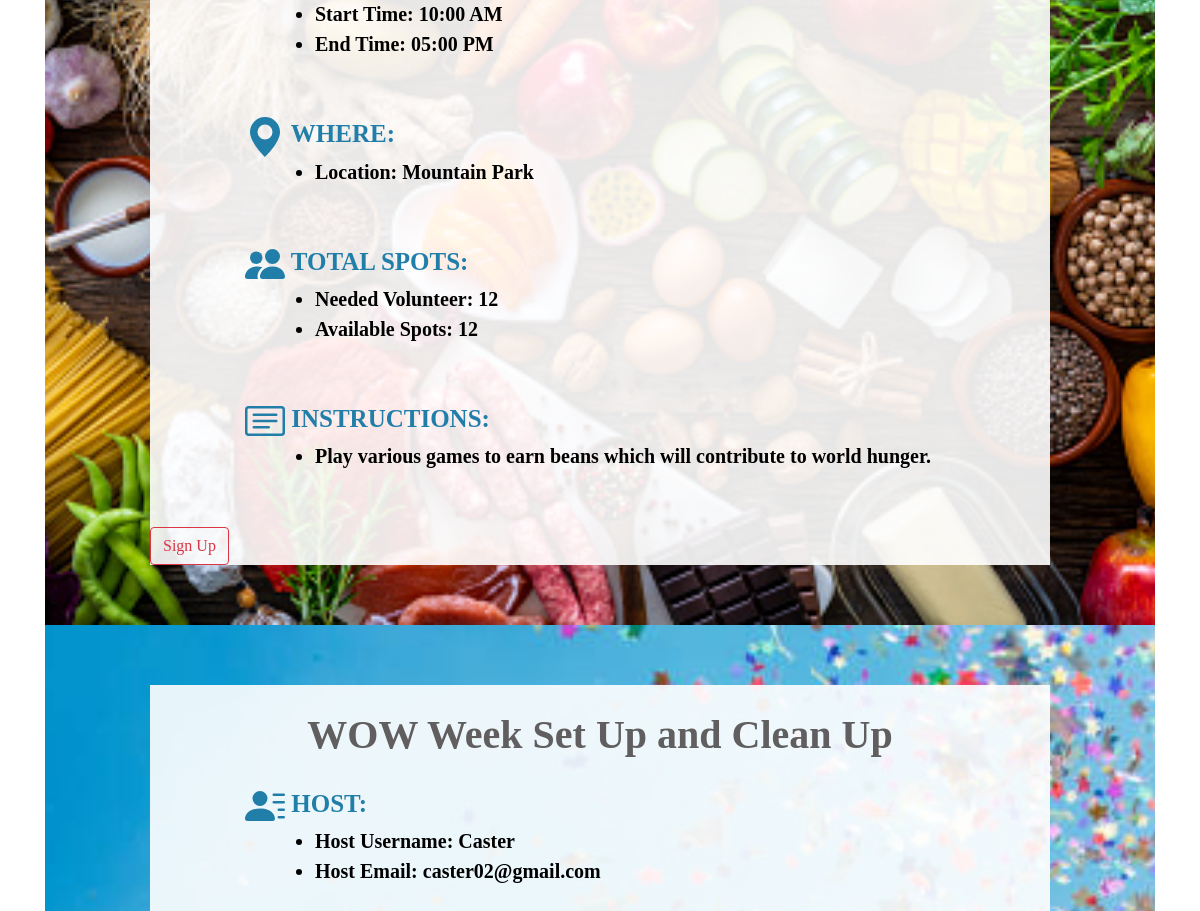
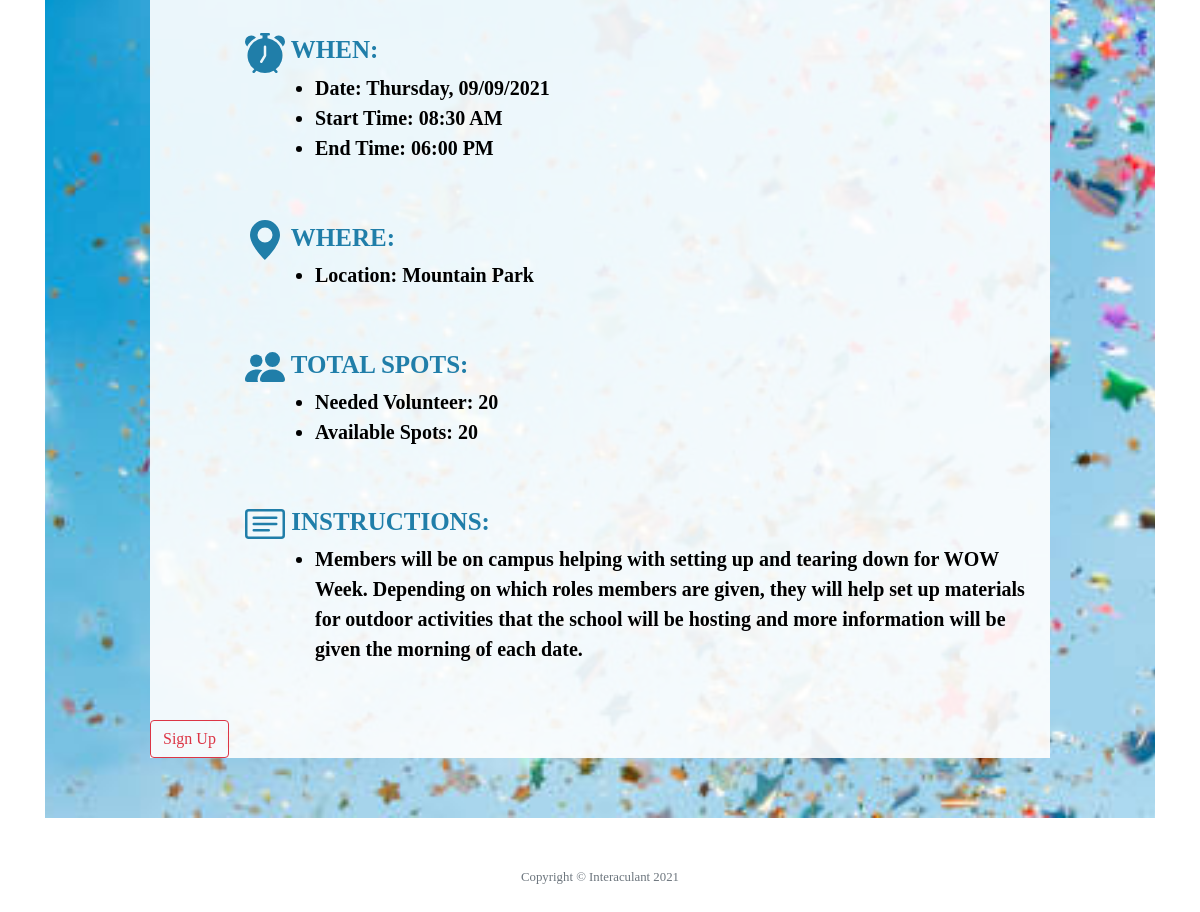
The page /services (signed in, lower part) on the database as committed earlier (2 pictures, top to bottom).
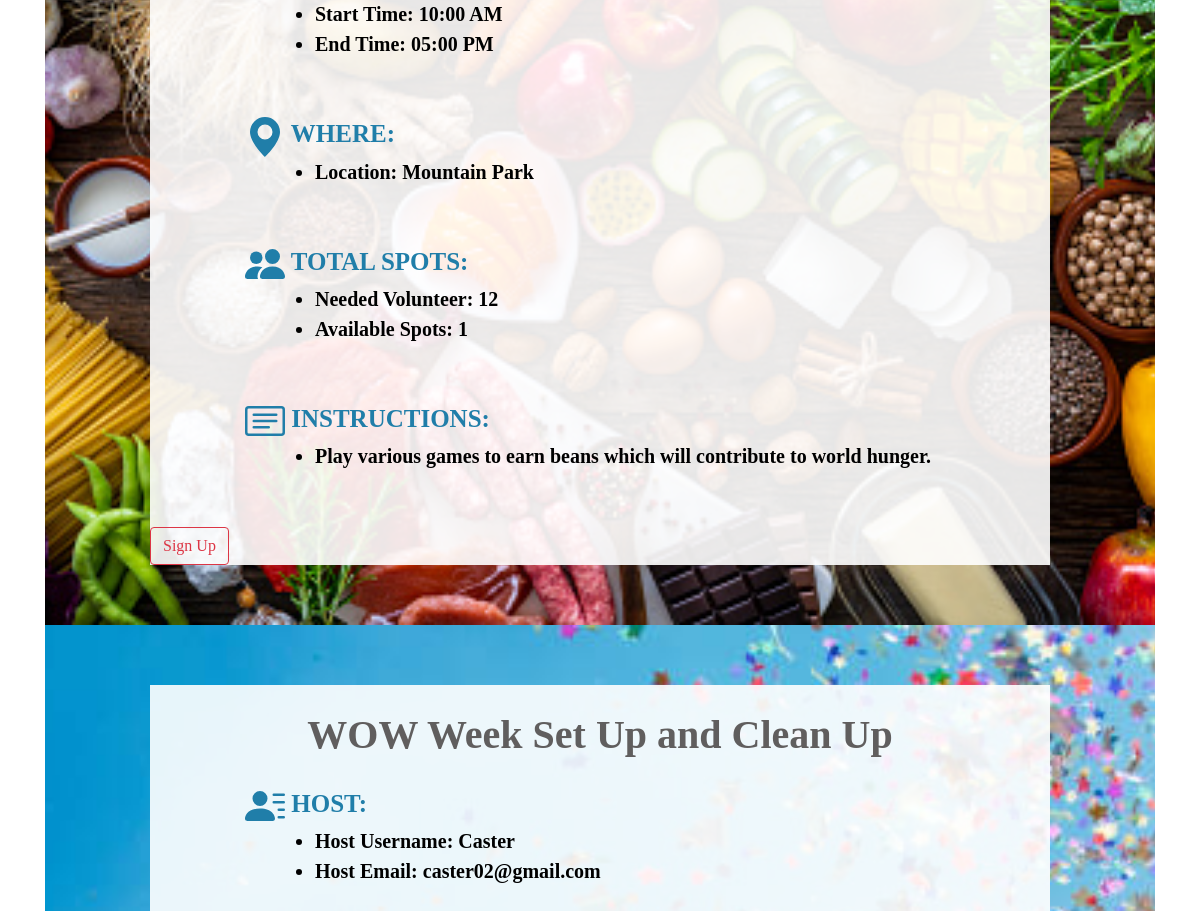
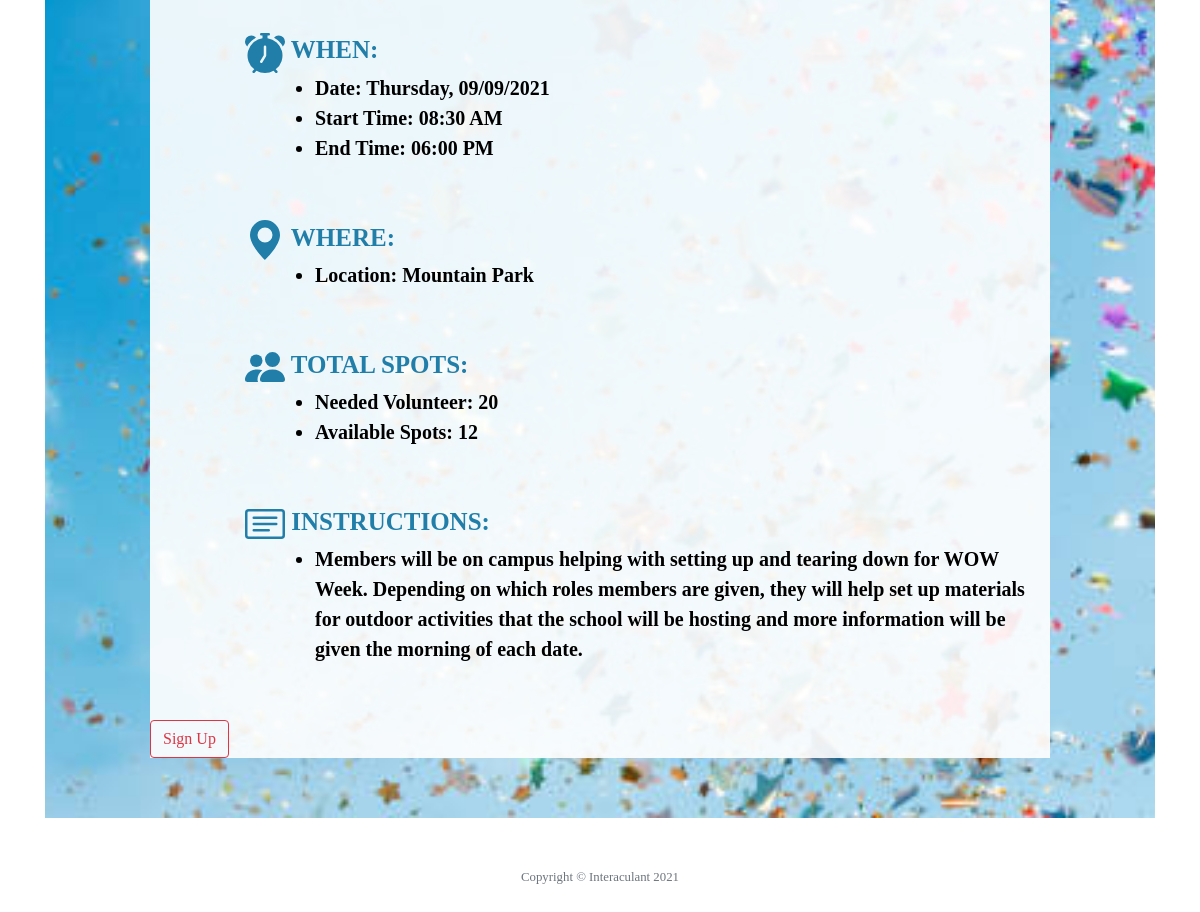
The same page on the database as committed later (2 pictures, top to bottom).
### tables this page shows
CREATE TABLE services (id INTEGER, user_id INTEGER, theme TEXT NOT NULL, title TEXT NOT NULL, host_username TEXT NOT NULL, host_email TEXT NOT NULL, date TEXT NOT NULL, start_time TEXT NOT NULL, end_time TEXT NOT NULL, location TEXT NOT NULL, total_volunteer INTEGER NOT NULL, available INTEGER NOT NULL, instruction TEXT NOT NULL, PRIMARY KEY(id) FOREIGN KEY(user_id) REFERENCES users(id));

### app.py (the view)
@app.route("/services", methods=["GET", "POST"])
@login_required
def services():
    con = sqlite3.connect("volunteer.db")
    con.row_factory = dict_factory
    db = con.cursor()
    services = db.execute("SELECT * FROM services").fetchall()
    con.commit()
    con.close()
    return render_template("services.html", services=services)

### app.py (called while the page is built)
@app.after_request
def after_request(response):
    response.headers["Cache-Control"] = "no-cache, no-store, must-revalidate"
    response.headers["Expires"] = 0
    response.headers["Pragma"] = "no-cache"
    return response

### helper.py (called while the page is built)
def dict_factory(cursor, row):
    d = {}
    for idx,col in enumerate(cursor.description):
        d[col[0]] = row[idx]
    return d

def login_required(f):
    @wraps(f)
    def decorated_function(*args, **kwargs):
        if session.get("user_id") is None:
            return redirect("/login")
        return f(*args, **kwargs)
    return decorated_function

### templates/services.html (shortened to what this page needs)
{% extends "layout.html" %}
{% block main %}
    <section>
        <div class="container">
            {% for service in services %}
                {% if service.theme == 'Celebration' %}
                    <div class="service-events-background" style="background-image: url(/static/image/Celebration.jpg);">
                {% elif service.theme == 'Foodie' %}
                    <div class="service-events-background" style="background-image: url(/static/image/Foodie.jpg);">
                {% elif service.theme == 'Education' %}
                    <div class="service-events-background" style="background-image: url(/static/image/Education.jpg);">
                {% endif %}
                        <div class="service-events">
                            <div class="service-events-title">
                                {{service.title}}
                            </div>
                            <div class="service-events-info-timestamp">
                                HOST:
                                <div class="service-events-information">
                                    <ul>
                                        <li>
                                            Host Username: {{service.host_username}}
                                        </li>
                                        <li>
                                            Host Email: {{service.host_email}}
                                        </li>
                                    </ul>
                                </div>
                            </div>
                            <div class="service-events-info-timestamp">
                                WHEN:
                                <div class="service-events-information">
                                    <ul>
                                        <li>
                                            Date: {{service.date}}
                                        </li>
                                        <li>
                                            Start Time: {{service.start_time}}
                                        </li>
                                        <li>
                                            End Time: {{service.end_time}}
                                        </li>
                                    </ul>
                                </div>
                            </div>
                            <div class="service-events-info-timestamp">
                                <svg xmlns="http://www.w3.org/2000/svg" width="40px" height="auto" fill="currentColor" class="bi bi-geo-alt-fill" viewBox="0 0 16 16">
                                    <path d="M8 16s6-5.686 6-10A6 6 0 0 0 2 6c0 4.314 6 10 6 10zm0-7a3 3 0 1 1 0-6 3 3 0 0 1 0 6z"/>
                                </svg>
                                WHERE:
                                <div class="service-events-information">
                                    <ul>
                                        <li>
                                            Location: {{service.location}}
                                        </li>
                                    </ul>
                                </div>
                            </div>
                            <div class="service-events-info-timestamp">
                                TOTAL SPOTS:
                                <div class="service-events-information">
                                    <ul>
                                        <li>
                                            Needed Volunteer: {{service.total_volunteer}}
                                        </li>
                                        <li>
                                            Available Spots: <span id='{{service.id}}'>{{service.available}}</span>
                                        </li>
                                    </ul>
                                </div>
                            </div>
                            <div class="service-events-info-timestamp">
                                INSTRUCTIONS:
                                <div class="service-events-information">
                                    <ul>
                                        <li>
                                            {{service.instruction}}
                                        </li>
                                    </ul>
                                </div>
                            </div>
                            <div style="margin: auto;">
                                <button type="button" class="btn btn-outline-danger" onclick="availability('{{service.id}}')">Sign Up</button>
                            </div>
                        </div>
                    </div>
            {% endfor %}
        </div>
    </section>
{% endblock %}

### templates/layout.html (shortened to what this page needs)
<!DOCTYPE html>
<html lang="en">
<head>
    <link rel="stylesheet" href="https://cdn.jsdelivr.net/npm/bootstrap@4.5.3/dist/css/bootstrap.min.css">
    <link href="/static/login_register.css" rel="stylesheet">
    <link href="/static/landing.css" rel="stylesheet">
    <link href="/static/services.css" rel="stylesheet">
    <link href="/static/contact.css" rel="stylesheet">
    <link href="/static/create_service.css" rel="stylesheet">
</head>
<body>
    <main>
        {% block main %}{% endblock %}
    </main>
    <footer class="small text-center text-muted" style="margin-top: 50px; margin-bottom: 50px;">
        <span class="mb-3">Copyright &copy; Interaculant 2021</span>
    </footer>
</body>
</html>

### static/login_register.css (style rules this page uses)
* { box-sizing: border-box; margin: 0; padding: 0; font-family: tisa; }
::placeholder { font-size: 1rem; }

### static/services.css (style rules this page uses)
main .service-events-background { padding-top: 60px; padding-bottom: 60px; background-position: center; background-repeat: no-repeat; background-size: cover; }
main .service-events { background-color: rgba(255, 255, 255, 0.9); max-width: 900px; margin: auto; }
main .service-events-title { padding: 20px; color: rgb(96, 94, 94); font-weight: 600; font-size: 40px; text-align: center; }
main .service-events-info-timestamp { padding-left: 50px; padding-bottom: 40px; font-size: 25px; font-weight: 700; color: #207EA9; margin-left: 5%; }
main .service-events-information { padding-left: 70px; color: black; font-size: 20px; }

Rows that differ between the two databases and show on the page:
changed services "10:00 AM": available "12" → "1"
changed services "WOW Week Set Up and Clean Up": available "20" → "12"
